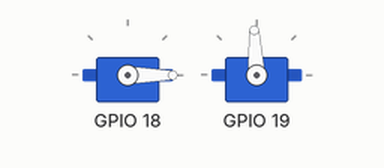
Simulated run of this sketch. Board: ESP32. Shown: 2 × servo. Servo pulses on a pin are drawn as a servo (544–2400 µs = 0–180°); what the sketch prints to the serial monitor is not drawn.

Above: at 3.05 s.
At 5.4 s:
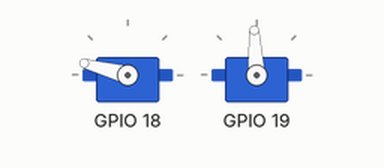
At 7.75 s:
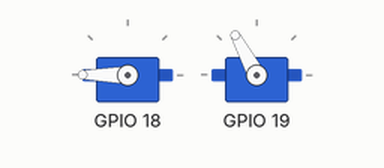
At 12.45 s:
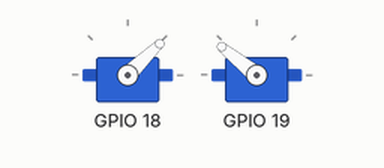
Timing chart, 0 to 15.3 s (numbered marks = the images above):
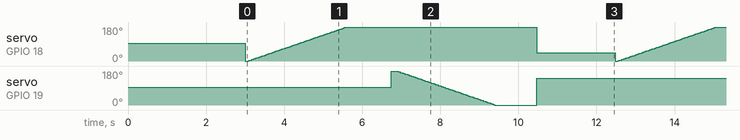

The sketch:

MoreServo.ino
```cpp
#include "Servo.h"

// 创建两个Servo对象
// 第一个舵机：通道0，引脚18
Servo servo1(0, 18);
// 第二个舵机：通道1，引脚19
Servo servo2(1, 19);

void setup() {
  Serial.begin(115200);
  delay(1000);

  Serial.println("初始化舵机...");
  // 调用每个舵机对象的setup方法进行初始化
  servo1.setup();
  servo2.setup();

  delay(2000); // 等待舵机到达中位
}

void loop() {
  // 舵机1从0度转到180度
  for (int angle = 0; angle <= 180; angle++) {
    servo1.setAngle(angle);
    Serial.printf("舵机1: 角度=%d\n", servo1.getAngle());
    delay(15);
  }
  delay(1000);

  // 舵机2从180度转到0度
  for (int angle = 180; angle >= 0; angle--) {
    servo2.setAngle(angle);
    Serial.printf("舵机2: 角度=%d\n", servo2.getAngle());
    delay(15);
  }
  delay(1000);

  // 两个舵机同时转到45度和135度
  Serial.println("两个舵机同时转动...");
  servo1.setAngle(45);
  servo2.setAngle(135);
  delay(2000);
}
```

Servo.cpp
```cpp
#include "Servo.h"

// 构造函数
Servo::Servo(int channel, int pin, int minAngle, int maxAngle)
  : _channel(channel),
    _pin(pin),
    _minAngle(minAngle),
    _maxAngle(maxAngle),
    _currentAngle(0) {
}

// 初始化舵机，设置PWM参数
void Servo::setup(int freq, int resolution) {
  _freq = freq;
  _resolution = resolution;
  // 计算16位分辨率下的最大占空比值 (2^16 - 1)
  _maxDuty = (1 << resolution) - 1;
  // 计算一个PWM周期的微秒数 (1,000,000µs / 50Hz = 20,000µs)
  _cycle = 1000000 / freq;

  // 配置PWM通道、频率和分辨率
  ledcSetup(_channel, _freq, _resolution);
  // 将PWM通道与指定的GPIO引脚绑定
  ledcAttachPin(_pin, _channel);

  // 上电后将舵机转到中位
  setAngle((_minAngle + _maxAngle) / 2);
}

// 设置舵机角度
void Servo::setAngle(int angle) {
  // 确保输入的角度在有效范围内
  if (angle < _minAngle) {
    angle = _minAngle;
  }
  if (angle > _maxAngle) {
    angle = _maxAngle;
  }

  // 将角度转换为占空比值并输出
  int duty = _angleToDuty(angle);
  ledcWrite(_channel, duty);

  _currentAngle = angle;
}

// 获取当前舵机角度
int Servo::getAngle() const {
  return _currentAngle;
}

// 内部函数：将角度转换为占空比值
int Servo::_angleToDuty(int angle) const {
  // 舵机通常的脉冲宽度范围是 500µs (0度) 到 2500µs (180度)
  const int minPulse = 500;
  const int maxPulse = 2500;

  // 使用map函数将角度映射到脉冲宽度
  int pulseWidth = map(angle, _minAngle, _maxAngle, minPulse, maxPulse);

  // 将脉冲宽度转换为占空比值
  return (int)((float)pulseWidth / _cycle * _maxDuty);
}
```

Servo.h
```cpp
#ifndef _SERVO_H
#define _SERVO_H

#include <Arduino.h>

/**
 * @class Servo
 * @brief 封装了ESP32上使用LEDC控制舵机的所有功能。
 * * 这个类简化了舵机的使用，将底层的PWM配置和角度计算
 * 抽象为简单的setAngle()方法。
 */
class Servo {
public:
  /**
   * @brief 构造函数，创建Servo对象。
   * * @param channel PWM通道 (0-15)。
   * @param pin 舵机信号线连接的GPIO引脚。
   * @param minAngle 舵机最小角度。
   * @param maxAngle 舵机最大角度。
   */
  Servo(int channel, int pin, int minAngle = 0, int maxAngle = 180);

  /**
   * @brief 初始化舵机并设置PWM参数。
   * * @param freq PWM频率 (Hz)，默认为50Hz。
   * @param resolution PWM分辨率，默认为16位。
   */
  void setup(int freq = 50, int resolution = 16);

  /**
   * @brief 设置舵机角度。
   * * @param angle 目标角度，范围由构造函数定义。
   */
  void setAngle(int angle);

  /**
   * @brief 获取当前舵机角度。
   * * @return 当前角度值。
   */
  int getAngle() const;

private:
  int _channel;      // 舵机使用的PWM通道
  int _pin;          // 舵机连接的GPIO引脚
  int _minAngle;     // 舵机最小角度
  int _maxAngle;     // 舵机最大角度

  int _currentAngle; // 舵机当前角度
  int _freq;         // PWM频率
  int _resolution;   // PWM分辨率
  int _maxDuty;      // PWM最大占空比值 (2^resolution - 1)
  int _cycle;        // PWM周期 (µs)

  /**
   * @brief 将角度转换为占空比值。
   * * @param angle 角度值。
   * @return 对应的占空比值。
   */
  int _angleToDuty(int angle) const;
};

#endif // _SERVO_H
```
